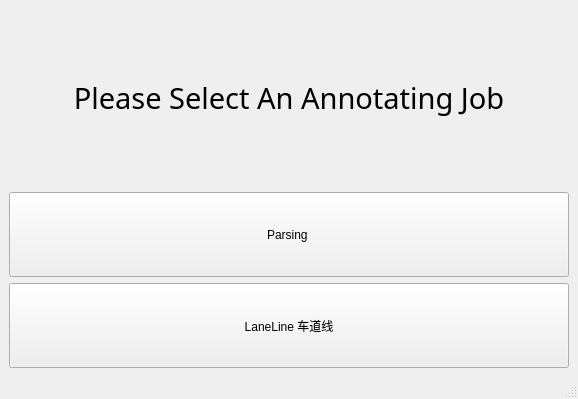
<?xml version="1.0" encoding="UTF-8"?>
<ui version="4.0">
 <class>HomeWindow</class>
 <widget class="QMainWindow" name="HomeWindow">
  <property name="geometry">
   <rect>
    <x>0</x>
    <y>0</y>
    <width>578</width>
    <height>399</height>
   </rect>
  </property>
  <property name="windowTitle">
   <string>segannoAnnotatingTool</string>
  </property>
  <widget class="QWidget" name="centralwidget">
   <layout class="QVBoxLayout" name="verticalLayout_2">
    <item>
     <widget class="QLabel" name="label_SelectJob">
      <property name="sizePolicy">
       <sizepolicy hsizetype="Expanding" vsizetype="Minimum">
        <horstretch>0</horstretch>
        <verstretch>0</verstretch>
       </sizepolicy>
      </property>
      <property name="font">
       <font>
        <family>Arial Black</family>
        <pointsize>22</pointsize>
        <weight>50</weight>
        <bold>false</bold>
       </font>
      </property>
      <property name="text">
       <string>Please Select An Annotating Job</string>
      </property>
      <property name="alignment">
       <set>Qt::AlignCenter</set>
      </property>
     </widget>
    </item>
    <item>
     <layout class="QVBoxLayout" name="verticalLayout">
      <item>
       <widget class="QPushButton" name="btn_Parsing">
        <property name="sizePolicy">
         <sizepolicy hsizetype="Preferred" vsizetype="Minimum">
          <horstretch>0</horstretch>
          <verstretch>0</verstretch>
         </sizepolicy>
        </property>
        <property name="minimumSize">
         <size>
          <width>40</width>
          <height>18</height>
         </size>
        </property>
        <property name="text">
         <string>Parsing </string>
        </property>
       </widget>
      </item>
      <item>
       <widget class="QPushButton" name="btn_LaneLine">
        <property name="sizePolicy">
         <sizepolicy hsizetype="Preferred" vsizetype="Minimum">
          <horstretch>0</horstretch>
          <verstretch>0</verstretch>
         </sizepolicy>
        </property>
        <property name="text">
         <string>LaneLine 车道线</string>
        </property>
       </widget>
      </item>
     </layout>
    </item>
   </layout>
  </widget>
  <widget class="QMenuBar" name="menubar">
   <property name="geometry">
    <rect>
     <x>0</x>
     <y>0</y>
     <width>578</width>
     <height>23</height>
    </rect>
   </property>
  </widget>
  <widget class="QStatusBar" name="statusbar"/>
 </widget>
 <resources/>
 <connections/>
</ui>
